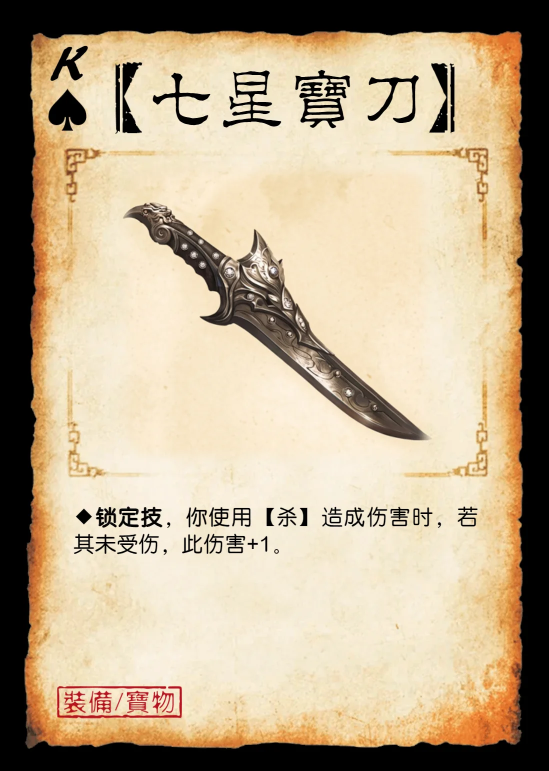
#> input picture assets/cards/七星宝刀.♠.K.webp, 1098 x 1542 px (shown at 1/2 size)
$ python crop-corners.py --out out.png '../../assets/cards/七星宝刀.♠.K.webp'
#> lines starting #> are read from the running program, lines starting #| are printed output that depends on the picture
#!/usr/bin/env python3
"""把若干张卡的指定区域裁出来竖排拼成一张图，供人工/视觉识别。

用法：
    python3 scripts/qlhd/crop-corners.py --region emblem --out /tmp/strip.jpg FILE...
    python3 scripts/qlhd/crop-corners.py --region footer --out /tmp/strip.jpg FILE...

emblem: 左上角势力徽记 + 体力阴阳鱼（判定双势力用）
footer: 底部署名条（判定标记牌归属用，如「全琮技能卡」）
"""
import argparse
from pathlib import Path

from PIL import Image

REGIONS = {
    "emblem": (0.0, 0.0, 0.46, 0.115),
    "footer": (0.0, 0.92, 1.0, 1.0),
}
WIDTH = 820
GAP = 8


def main():
    ap = argparse.ArgumentParser()
    ap.add_argument("--region", choices=sorted(REGIONS), default="emblem")
    ap.add_argument("--out", required=True)
    ap.add_argument("files", nargs="+")
    args = ap.parse_args()

    l, t, r, b = REGIONS[args.region]
    crops = []
    for f in args.files:
        with Image.open(f) as im:
#> im is the input picture: PIL image 1098x1542 RGB; mean R, G, B 187.8, 169.9, 141.9
            im = im.convert("RGB")
            w, h = im.size
#> w = 1098; h = 1542
            c = im.crop((int(w * l), int(h * t), int(w * r), int(h * b)))
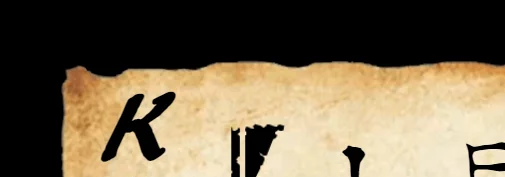
#> c: PIL image 505x177 RGB; mean R, G, B 115.7, 101.7, 78
        cw, ch = c.size
#> cw = 505; ch = 177
        crops.append(c.resize((WIDTH, max(1, int(ch * WIDTH / cw))), Image.LANCZOS))
        print(f"{Path(f).name}")

    total_h = sum(c.size[1] for c in crops) + GAP * (len(crops) - 1)
#> total_h = 287
    out = Image.new("RGB", (WIDTH, total_h), (255, 255, 255))
#> out: PIL image 820x287 RGB; every value is 255
    y = 0
    for c in crops:
        out.paste(c, (0, y))
        y += c.size[1] + GAP
#> this loop made 1 pass
#> y on pass 1: 295
#> after the loop, y = 295
    out.save(args.out, "JPEG", quality=92)
    print(f"-> {args.out} {out.size}")
#| -> out.png (820, 287)


if __name__ == "__main__":
    main()

$ run again, on assets/cards/大明日光铠.♣.2.webp
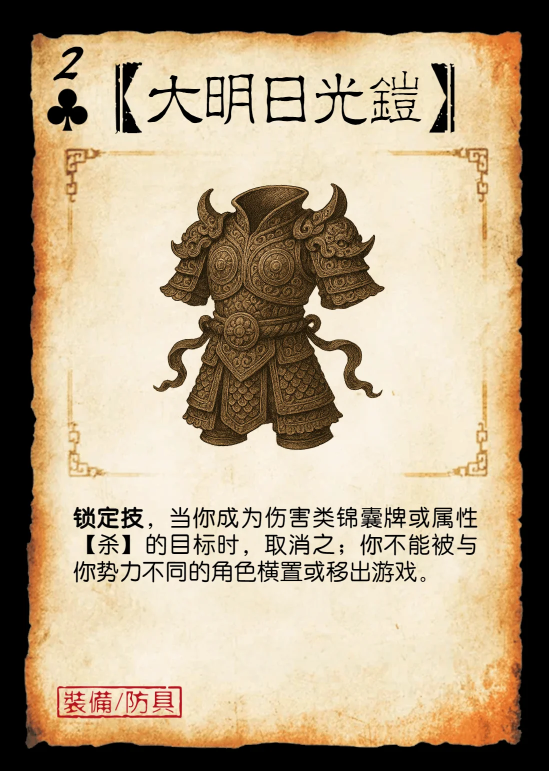
#> input picture assets/cards/大明日光铠.♣.2.webp, 1098 x 1542 px (shown at 1/2 size)
#> in main, im is the input picture: PIL image 1098x1542 RGB; mean R, G, B 176.1, 158.2, 131.2
#> in main, `c = im.crop((int(w * l), int(h * t), int(w * r), int(h * b)))`:
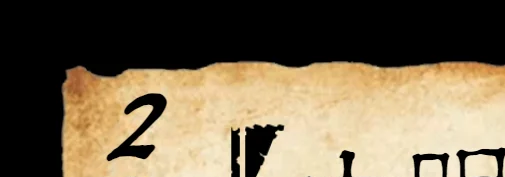
#> c: PIL image 505x177 RGB; mean R, G, B 117, 102.6, 78.7
#> total_h = 287
#> the loop in main, `for c in crops:` made 1 pass
#> y on pass 1: 295
#> after the loop in main, `for c in crops:`: y = 295
#| -> out.png (820, 287)

$ run again, on assets/cards/天雷刃.♠.A.webp
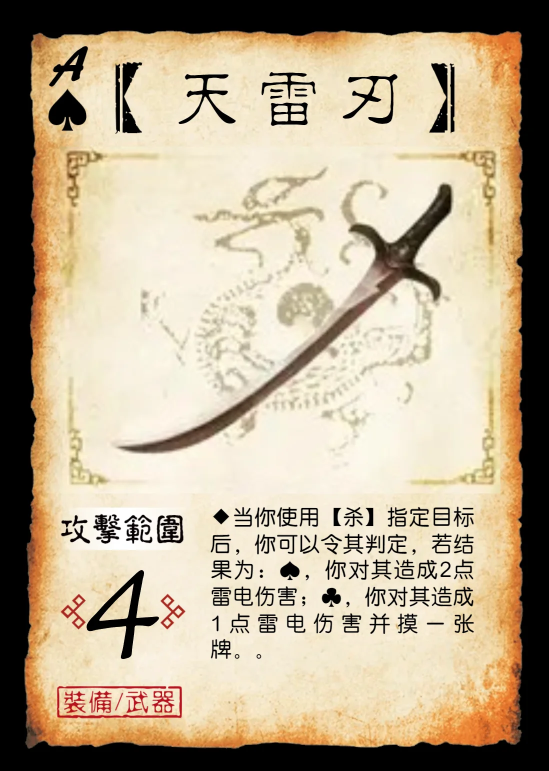
#> input picture assets/cards/天雷刃.♠.A.webp, 1098 x 1542 px (shown at 1/2 size)
#> in main, im is the input picture: PIL image 1098x1542 RGB; mean R, G, B 185, 169.5, 144
#> in main, `c = im.crop((int(w * l), int(h * t), int(w * r), int(h * b)))`:
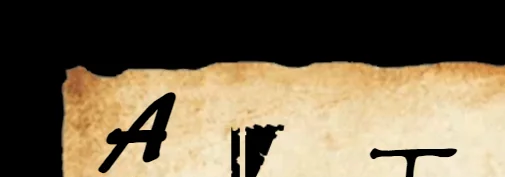
#> c: PIL image 505x177 RGB; mean R, G, B 115.8, 101.8, 78
#> total_h = 287
#> the loop in main, `for c in crops:` made 1 pass
#> y on pass 1: 295
#> after the loop in main, `for c in crops:`: y = 295
#| -> out.png (820, 287)

$ run again, on assets/cards/太极拂尘.♥.A.webp
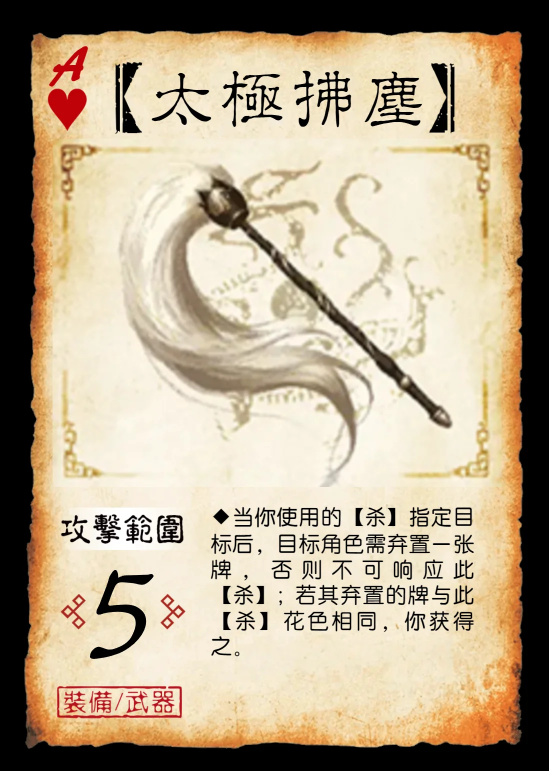
#> input picture assets/cards/太极拂尘.♥.A.webp, 1098 x 1542 px (shown at 1/2 size)
#> in main, im is the input picture: PIL image 1098x1542 RGB; mean R, G, B 183.6, 167.4, 141.9
#> in main, `c = im.crop((int(w * l), int(h * t), int(w * r), int(h * b)))`:
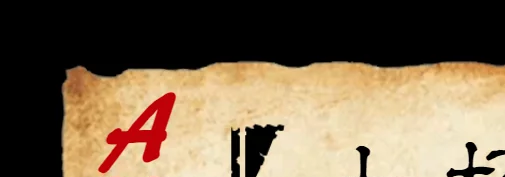
#> c: PIL image 505x177 RGB; mean R, G, B 120.2, 101.5, 77.9
#> total_h = 287
#> the loop in main, `for c in crops:` made 1 pass
#> y on pass 1: 295
#> after the loop in main, `for c in crops:`: y = 295
#| -> out.png (820, 287)
